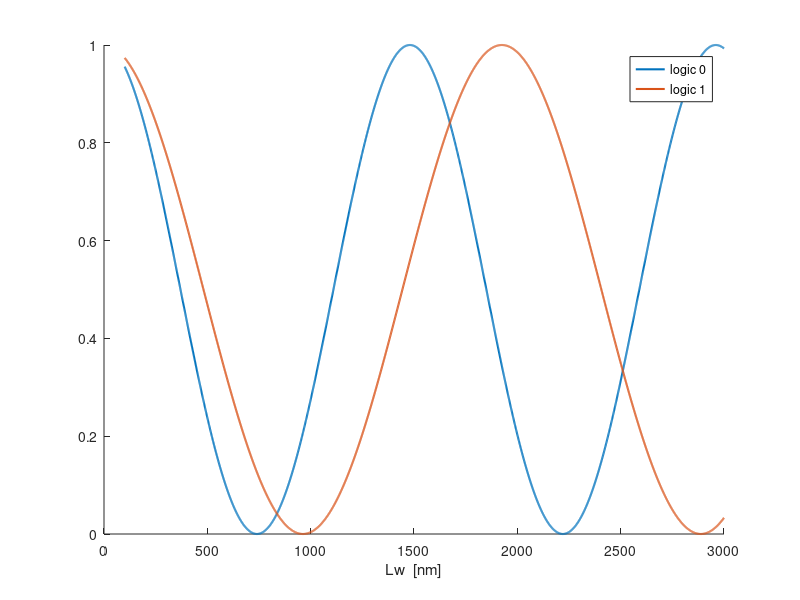

Here is the MATLAB script that generated this plot:
clear all
close all
clc
% This script is used to design a block that can duplicate a signal into
% two same ones.



%%%%%%%%%%%%%%%%%%%%%%%% parameters setting %%%%%%%%%%%%%%%%%%%%%%%%%%%%%
max_ak=0.153;       % max amplitude
min_ak=0;           % min amplitude
h=30;               % thinckness  [nm]
w=100;              % width  [nm]
gap=50;             % the gap between the coupled waveguides  [nm]
SW_frequency=2.282; % frequency of the SW, it is constant for all device [GHz]
d=w+gap;            % [nm]
B=0;                % external field [mT]
%%%%%%%%%%%%%%%%%%%%%%%%%%%%%%%%%%%%%%%%%%%%%%%%%%%%%%%%%%%%%%%%%%%%%%%%%

%%%%%%%%%%%%%%%%%% physical parameters (constants) %%%%%%%%%%%%%%%%%%%%
Ms=1.4e5;       % Ms  [A/m]
A=3.5e-12;      % exchange constant  [J/m]
u=pi*4e-7;      % permeability of vacuum  [H/m]
r=2.21e5;       % gyromagnetic ratio  [m/(s.A)]

j=1;

H=B*796;        % external field  [A/m] 
                % H=B/u0, u0=4*pi*e-7  [H/m]

damping=2e-4;   % damping
dH0=0.2*796;    % inhomogeneous linewidth
    
Wm=r*Ms*1e-9;   % [GHz]
Wh=r*H*1e-9;    % [GHz]
Le=sqrt(2*A/(u*Ms^2))*1e9;   % exchange length

weff=inf;       % effective width extract from Mumax3

k=1*pi/weff;
Ky=k;           %the effective wave number describing SW mode across the width direction
%%%%%%%%%%%%%%%%%%%%%%%%%%%%%%%%%%%%%%%%%%%%%%%%%%%%%%%%%%%%%%%%%%%%%%%%%%


%%%%%%%%%%%%%%%%%%%%% equations implementation %%%%%%%%%%%%%%%%%%%%%%%%%%%
dkx=1e-3;
kmax=0.04;
kmin=0.001;
limitation=8;
i1=1;

for kx=dkx:dkx:kmax                       

    f1=@(ky)(abs(2*sqrt(2./(1+sinc(k*w./pi))).*(ky.*cos(k.*w./2).*sin(ky.*w./2)-k.*(cos(ky.*w./2).*sin(k.*w./2)))./(ky.^2-k.^2))).^2./w.*ky.^2./(kx.^2+ky.^2).*(1-(1-exp(-sqrt(kx.^2+ky.^2).*h))./(sqrt(kx.^2+ky.^2).*h))./(2*pi);
    f2=@(ky)(abs(2*sqrt(2./(1+sinc(k*w./pi))).*(ky.*cos(k.*w./2).*sin(ky.*w./2)-k.*(cos(ky.*w./2).*sin(k.*w./2)))./(ky.^2-k.^2))).^2./w.*((1-exp(-sqrt(kx.^2+ky.^2).*h))./(sqrt(kx.^2+ky.^2).*h))./(2*pi);
    f3=@(ky)exp(i*ky.*d).*(abs(2*sqrt(2./(1+sinc(k*w./pi))).*(ky.*cos(k.*w./2).*sin(ky.*w./2)-k.*(cos(ky.*w./2).*sin(k.*w./2)))./(ky.^2-k.^2))).^2./w.*ky.^2./(kx.^2+ky.^2).*(1-(1-exp(-sqrt(kx.^2+ky.^2).*h))./(sqrt(kx.^2+ky.^2).*h))./(2*pi);
    f4=@(ky)exp(i*ky.*d).*(abs(2*sqrt(2./(1+sinc(k*w./pi))).*(ky.*cos(k.*w./2).*sin(ky.*w./2)-k.*(cos(ky.*w./2).*sin(k.*w./2)))./(ky.^2-k.^2))).^2./w.*((1-exp(-sqrt(kx.^2+ky.^2).*h))./(sqrt(kx.^2+ky.^2).*h))./(2*pi);

    Fkxyy0(i1)=integral(f1,-limitation,limitation);                                                                                                       %integral
    Fkxzz0(i1)=integral(f2,-limitation,limitation);                                                                                                       %integral
    Fkxyyd(i1)=integral(f3,-limitation,limitation);                                                                                                       %integral
    Fkxzzd(i1)=integral(f4,-limitation,limitation); 

    
    wm0(i1)=sqrt((Wh+Wm*(Le.^2.*(kx.^2+Ky.^2)+Fkxyy0(i1))).*(Wh+Wm*(Le.^2.*(kx.^2+Ky.^2)+Fkxzz0(i1))));
    wm1(i1)=sqrt((Wh+Wm*(Le.^2.*(kx.^2+Ky.^2)+Fkxyy0(i1))+Wm*Fkxyyd(i1)).*(Wh+Wm*(Le.^2.*(kx.^2+Ky.^2)+Fkxzz0(i1))+Wm*Fkxzzd(i1)));
    wm2(i1)=sqrt((Wh+Wm*(Le.^2.*(kx.^2+Ky.^2)+Fkxyy0(i1))-Wm*Fkxyyd(i1)).*(Wh+Wm*(Le.^2.*(kx.^2+Ky.^2)+Fkxzz0(i1))-Wm*Fkxzzd(i1)));
    
    
    % nonlinear shift coefficient Tkx calculation
    Akx(i1) = Wh+Wm/2.*(2*(Le.^2).*(kx.^2+Ky.^2)+Fkxyy0(i1)+Fkxzz0(i1));  % [rad/ns]
    Bkx(i1) = Wm/2.*(Fkxyy0(i1)-Fkxzz0(i1));  % [rad/ns]

    f5=@(ky)(abs(2*sqrt(2./(1+sinc(k*w./pi))).*(ky.*cos(k.*w./2).*sin(ky.*w./2)-k.*(cos(ky.*w./2).*sin(k.*w./2)))./(ky.^2-k.^2))).^2./w.*(2*kx).^2./((2*kx).^2+ky.^2).*(1-(1-exp(-sqrt((2*kx).^2+ky.^2).*h))./(sqrt((2*kx).^2+ky.^2).*h))./(2*pi);
    F2kxxx0(i1) = integral(f5,-limitation,limitation); 
    
    Tkx(i1) = (Wh-Akx(i1)+Bkx(i1).^2./(2*(2*pi*SW_frequency).^2).*( Wm.*(4*Le.^2.*(kx.^2+Ky.^2)+F2kxxx0(i1))+3*Wh))./(2*pi);  % [GHz]
    
    
    i1=i1+1;
end
%%%%%%%%%%%%%%%%%%%%%%%%%%%%%%%%%%%%%%%%%%%%%%%%%%%%%%%%%%%%%%%%%%%%%%%%%%

k1=dkx:dkx:kmax;
ff0=wm0./(2*pi);
ff1=wm1./(2*pi);
ff2=wm2./(2*pi);


akx1 = min_ak;  % SW amplitude of the degraded '0'
ff1_s1 = ff1+Tkx.*abs(akx1).^2;
ff2_s1 = ff2+Tkx.*abs(akx1).^2;
akx2 = max_ak;  % SW amplitude of the degraded '1'
ff1_s2 = ff1+Tkx.*abs(akx2).^2;
ff2_s2 = ff2+Tkx.*abs(akx2).^2;


ks1 = interp1(abs(ff1_s1),k1,SW_frequency);
kas1 = interp1(abs(ff2_s1),k1,SW_frequency);
Lc1 = pi/abs(ks1-kas1);  % [nm]

ks2 = interp1(abs(ff1_s2),k1,SW_frequency);
kas2 = interp1(abs(ff2_s2),k1,SW_frequency);
Lc2 = pi/abs(ks2-kas2);  % [nm]

i1=1;
for Lw=100:1:3000

    pow_par1(i1) = cos(pi*Lw/(2*Lc1))^2;
    
    pow_par2(i1) = cos(pi*Lw/(2*Lc2))^2;
    
    i1=i1+1;
end

Lw=100:1:3000;
hold on
plot(Lw,pow_par1,'LineWidth',1.5)
plot(Lw,pow_par2,'LineWidth',1.5)
hold off
xlabel("Lw  [nm]")
legend('logic 0','logic 1')
